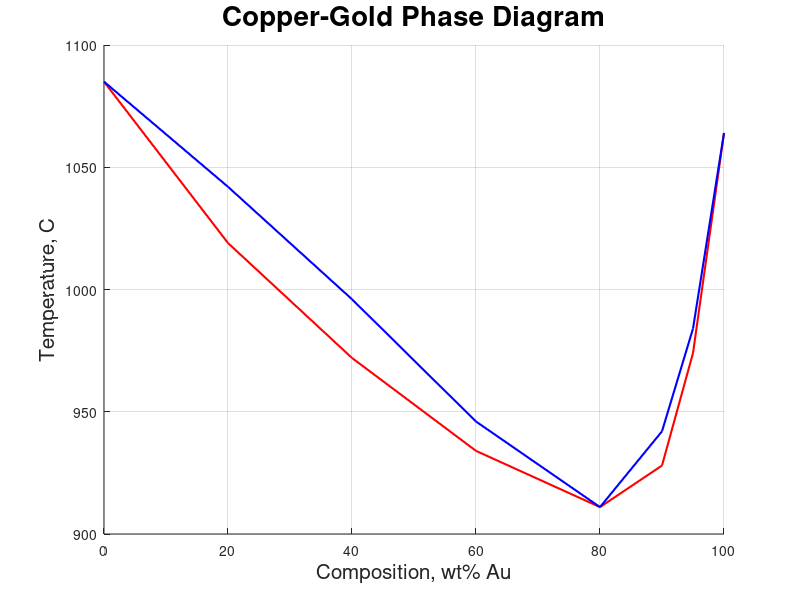

Write the MATLAB code that produced this figure.
%% ENGR145 HW4 Graph
clear;
% clc;
close all;

wt_percent = [0 20 40 60 80 90 95 100];
solidus_temperature = [1085 1019 972 934 911 928 974 1064];
liquidus_temperature = [1085 1042 996 946 911 942 984 1064];
y_max = linspace(1085,1085,8);
y_min = linspace(900, 900, 8);

hold on
plot(wt_percent,solidus_temperature,'r','LineWidth',1.5)
plot(wt_percent,liquidus_temperature,'b','LineWidth',1.5)
xlabel('Composition, wt% Au','FontSize',15)
ylabel('Temperature, C','FontSize',15)
title('Copper-Gold Phase Diagram','FontSize',20)
axis([0 100 900 1100])
grid on
